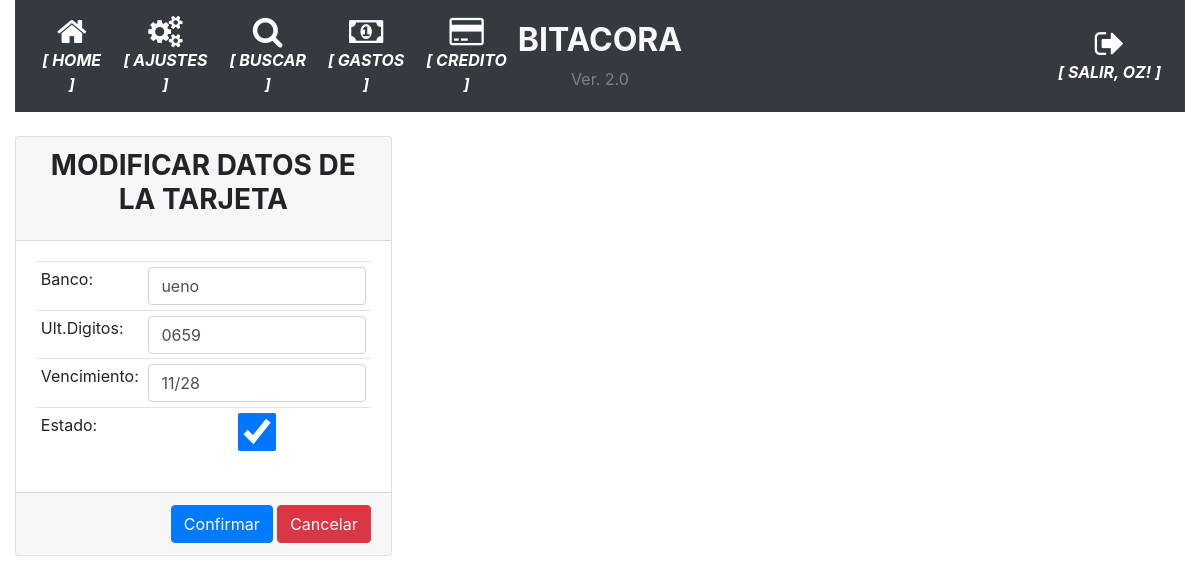
Before: /modificar_tarjeta/4 (signed in) with the older database file.
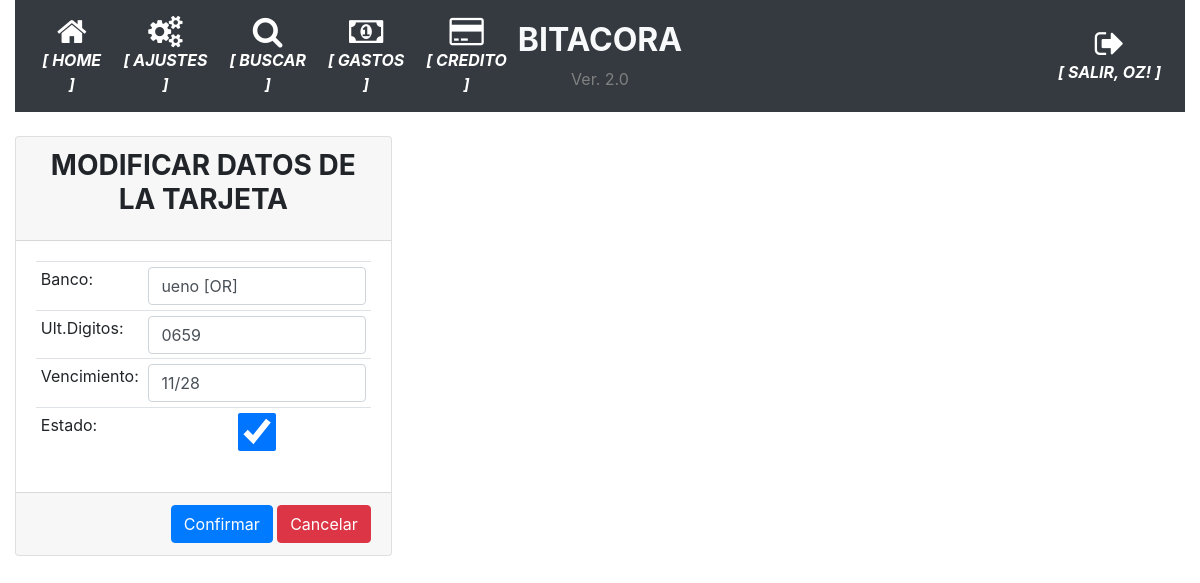
After: the same page with the newer database file.
### app/models.py (models this page shows, shortened)
class Tarjetas(db.Model):
    __tablename__='tarjetas'
    id = db.Column(db.Integer, primary_key=True)
    banco = db.Column(db.String(100), nullable=False)
    numero = db.Column(db.String(100), nullable=False)
    vencimiento = db.Column(db.String(10), nullable=False)
    estado = db.Column(db.Boolean, server_default=u'False')

### app/routes.py (the view)
@app.route('/modificar_tarjeta/<int:tarjeta_id>', methods=['GET', 'POST'])
@login_required
def modificar_tarjeta(tarjeta_id):
    operacion = Tarjetas.query.get(tarjeta_id)
    form = FormularioTarjetas()
    if operacion:
        if form.validate_on_submit():
            operacion.banco = form.banco.data
            operacion.numero = form.numero.data
            operacion.vencimiento = form.vencimiento.data
            operacion.estado = form.estado.data
            db.session.commit()
            flash('Se modifico la tarjeta con exito.')
            return redirect(url_for('parametrico'))
        else:
            for k, v in form.errors.items():
                flash('Error en: '+k)
        form.banco.data = operacion.banco
        form.numero.data = operacion.numero
        form.vencimiento.data = operacion.vencimiento
        form.estado.data = operacion.estado
        return render_template('modificar_tarjeta.html', form=form, tarjeta_id=tarjeta_id)
    else:
        flash('No se encontro la tarjeta a modificar.')
    return redirect(url_for('index'))

### app/formularios.py
class FormularioTarjetas(FlaskForm):
    banco = StringField('Banco', validators={DataRequired()})
    numero = StringField('Ult.Digito')
    vencimiento = StringField('Venc.', validators={DataRequired()})
    estado = BooleanField('Estado')
    submit = SubmitField('Confirmar')

### app/models.py (called while the page is built)
@login.user_loader
def load_user(id):
    return User.query.get(int(id))

### app/templates/modificar_tarjeta.html (shortened to what this page needs)
{% extends "base.html" %}
{% block main %}
<form action="{{ url_for('modificar_tarjeta', tarjeta_id=tarjeta_id) }}" method="post">
  <div class="card-columns">
    <div class="card">
        <div class="card-header">
            <h3 class="card-title text-center"><strong>MODIFICAR DATOS DE LA TARJETA</strong></h3>
        </div>
        <div class="card-body">
            <table class="table table-sm">
                <tr><td>Banco:</td><td><strong>{{ form.banco(class="form-control") }}</strong></td></tr>
                <tr><td>Ult.Digitos:</td><td><strong>{{ form.numero(class="form-control") }}</strong></td></tr>
                <tr><td>Vencimiento:</td><td><strong>{{ form.vencimiento(class="form-control") }}</strong></td></tr>
                <tr><td>Estado:</td><td><strong>{{ form.estado(class="form-control") }}</strong></td></tr>
            </table>
        </div>
        <div class="card-footer text-muted text-right">
            {{ form.submit(class="btn btn-primary") }}
            <a href="#" onclick="goBack()" class="btn btn-danger">Cancelar</a>
        </div>
    </div>
  </div>
</form>
{% endblock %}

Changed rows visible on the page:
changed Tarjetas: banco "ueno" → "ueno [OR]"
